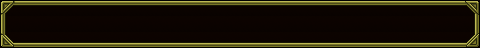

Below is a game level as drawn by its tile map, then a one-line description and the .tmx that defines it (tile-layer data replaced by summaries):
An orthogonal 30x3 tile map with 16x16 px tiles, 2 tile layers (behind, bront), 2 tilesets.

<map version="1.0" orientation="orthogonal" width="30" height="3" tilewidth="16" tileheight="16">
 <tileset firstgid="1" name="Window_b_00" tilewidth="16" tileheight="16">
  <image source="Window_b_00.png" width="128" height="128" />
 </tileset>
 <tileset firstgid="65" name="Window_a_00" tilewidth="16" tileheight="16">
  <image source="Window_a_00.png" width="128" height="128" />
 </tileset>
 <layer name="behind" width="30" height="3" opacity="0.68">
  <data>[90 cells, 90 non-empty, 1 distinct tile ids]</data>
 </layer>
 <layer name="bront" width="30" height="3">
  <data>[90 cells, 62 non-empty, 8 distinct tile ids]</data>
 </layer>
</map>
